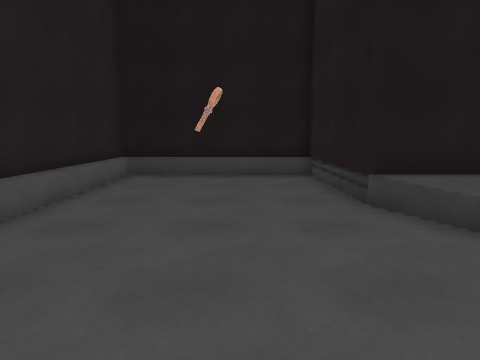
view 1 (above)

19 first-person views from a walk through a scene from a Unity 3-D project. The camera is 1.4 m above the floor, tilts 8° down and sees 75° across. The floor is counted in squares, 1 m on a side. Each view is taken from the middle of a square. On the plan, view 1 faces up. The plan holds only what a view shows up to about 14 squares ahead; the rest is blank. The place goes on beyond the plan. The player is left out. Some surface patterns are stand-ins.

view 2
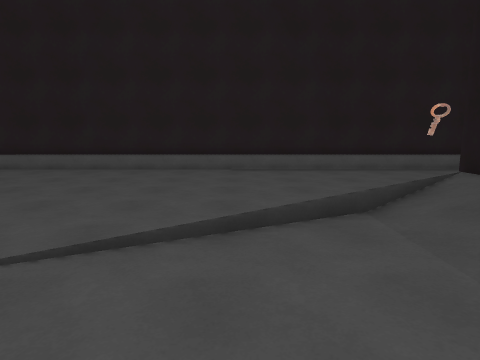

view 3
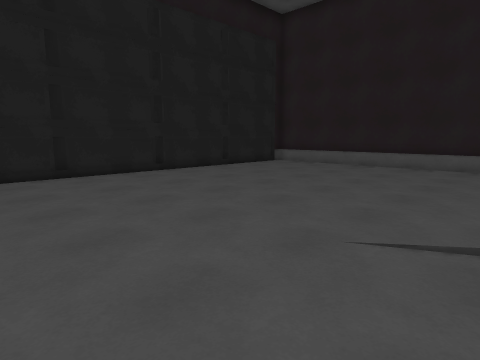

view 4
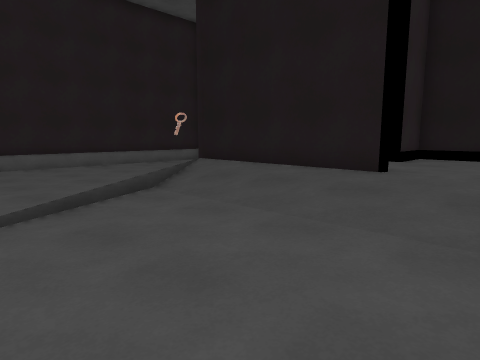

view 5
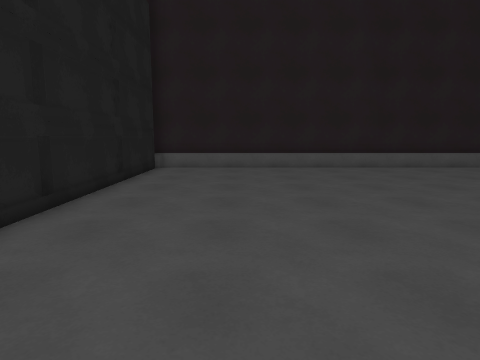

view 6
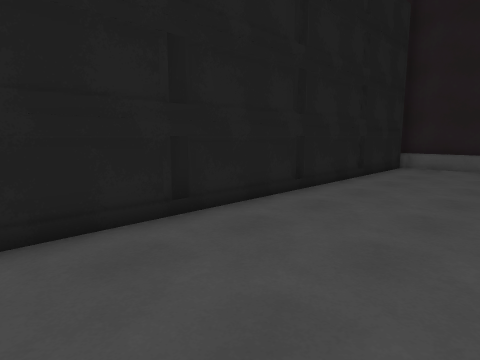

view 7
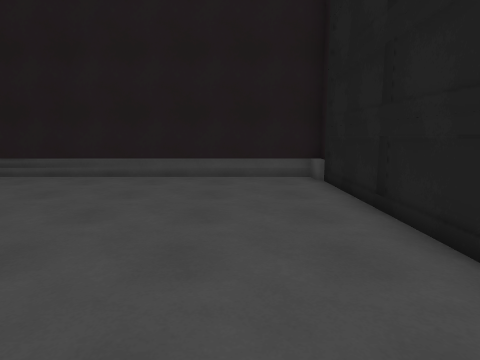

view 8
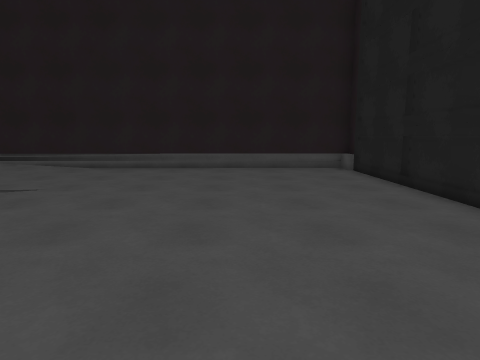

view 9
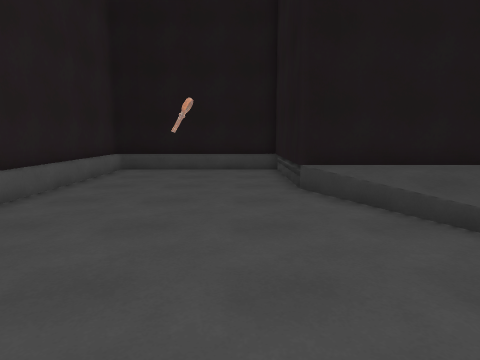

view 10
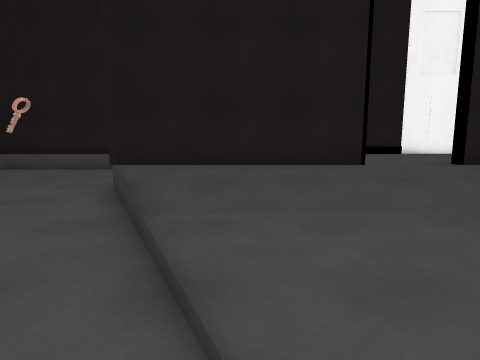

view 11
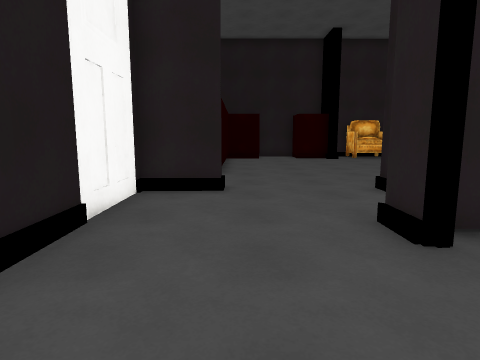

view 12
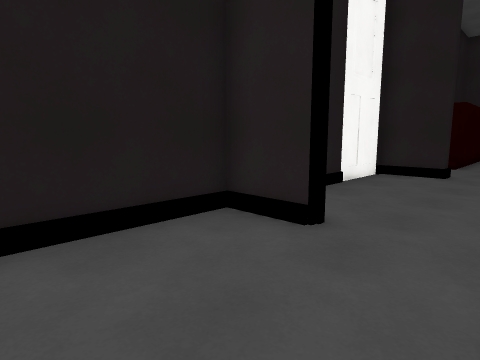

view 13
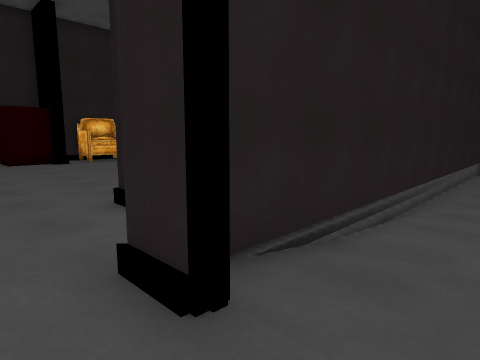

view 14
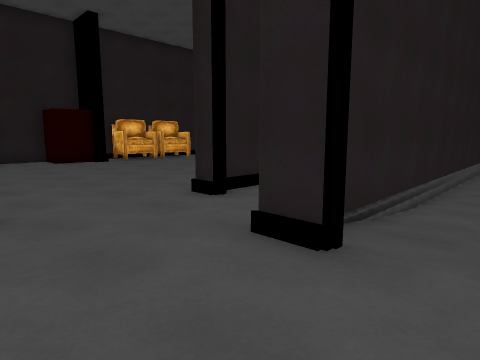

view 15
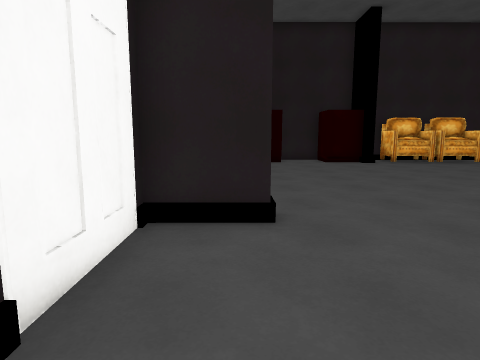

view 16
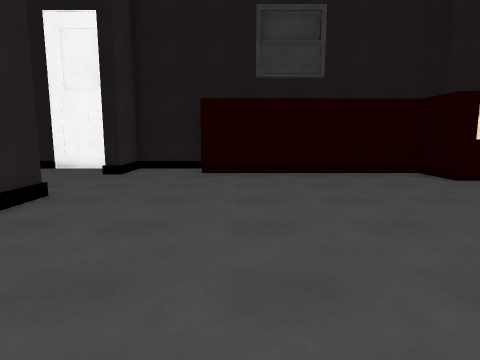

view 17
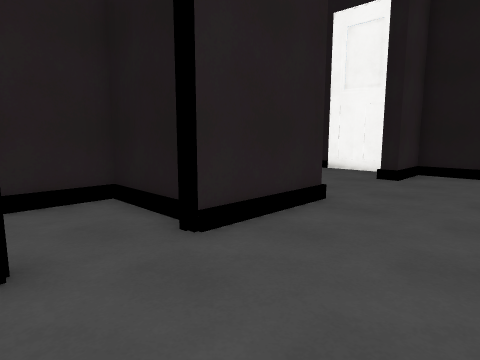

view 18
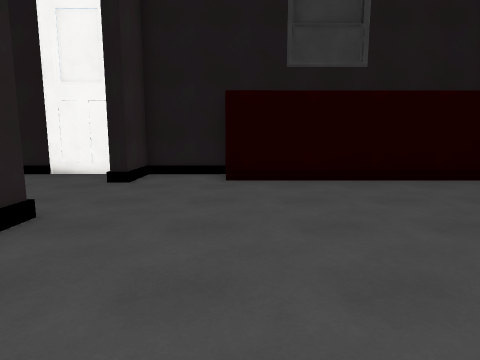

view 19
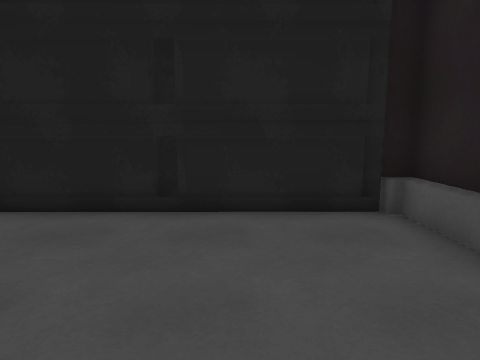

### Floor plan
Key: @ floor where view 1 was taken; # wall or solid block; . main floor; : floor 0.25 m higher than the main floor; + floor 0.5 m higher than the main floor; * floor 0.75 m higher than the main floor; / step, stairs or slope; = window, fence, low wall or low ledge; ^ raised ledge; O other object.
Columns run from 4 left of view 1 to 27 right of it. Each row starts with its distance up from view 1.
 12 ########################
 11 #======#****#*******#***
 10 #......#****#*******#***
  9 #......#************************
  8 #......# ***********************
  7 #......#* **  **##**************
  6 #......#######++##**************
  5 #......////++++++#**#***********
  4 #.......//////:::# *#**********
  3 ^............::::#  #*********
  2 ^..............::####*********
  1 #...............:#************
  0 #...@............#************
 -1 #................#  #** * O
 -2 #................#       *
 -3 #................#
 -4 #................#
 -5 #................#
 -6 #................#
 -7 #................#
 -8 #................#
 -9 #................#
-10 ^................#
-11 ^................#
-12 ^................#
-13 ##################

Where each view was taken, in squares from view 1:
view 1: 0 up, 0 right, facing up
view 2: 1 up, 10 right, facing left
view 3: 1 down, 11 right, facing down-left
view 4: 1 down, 12 right, facing up-left
view 5: 9 down, 10 right, facing left
view 6: 8 down, 11 right, facing down-left
view 7: 10 down, 2 right, facing right
view 8: 8 down, 1 left, facing right
view 9: 2 down, 1 right, facing up
view 10: 2 down, 6 right, facing up
view 11: 9 up, 8 right, facing right
view 12: 7 up, 4 right, facing up-right
view 13: 8 up, 10 right, facing down-right
view 14: 10 up, 10 right, facing down-right
view 15: 10 up, 11 right, facing right
view 16: 2 down, 21 right, facing up
view 17: 1 down, 20 right, facing up-left
view 18: 0 up, 20 right, facing up
view 19: 7 down, 1 left, facing down
